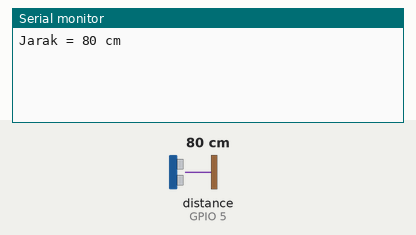
Bench run of a program on a simulated ESP8266 (Wemos D1 mini). Parts: the last lines printed to the serial monitor. Wiring (inferred from the names in the program): ultrasonic range finder: trigger GPIO 16; echo GPIO 5. The test bench sets the inputs (shaded band); at power-on: distance to the obstacle (sensor on GPIO 5) 80 cm. The echo pulse lasts 58.3 µs per cm.

Above: at 1.8 s.
1.9 s: distance to the obstacle (sensor on GPIO 5) set to 97 cm
At 2.8 s:
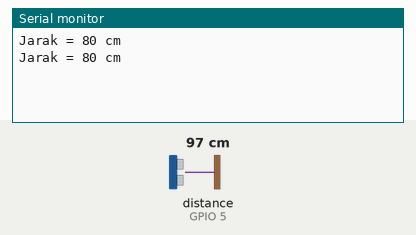
3.4 s: distance to the obstacle (sensor on GPIO 5) set to 105 cm
At 5.8 s:
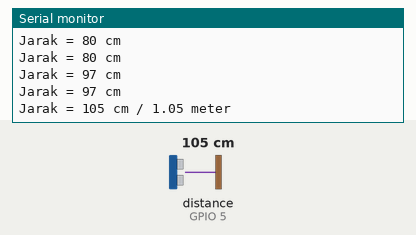

The program:

main.cpp
```cpp
#include <Arduino.h>

const int TRIGPIN = 16; //? PIN D0 pada Wemos D1 R2
const int ECHOPIN = 5; //? PIN D1 pada Wemos D1 R2
long timer;
int jarak;

void setup()
{
  Serial.begin(115200);
  pinMode(ECHOPIN, INPUT);
  pinMode(TRIGPIN, OUTPUT);
}

void loop()
{
  digitalWrite(TRIGPIN, LOW);
  delayMicroseconds(2);
  digitalWrite(TRIGPIN, HIGH);
  delayMicroseconds(10);
  digitalWrite(TRIGPIN, LOW);

  timer = pulseIn(ECHOPIN, HIGH);
  jarak = timer / 58;  //? Menghitung jarak dalam cm
  delay(1000);

  if (jarak >= 100) {
    //? Jika jarak mencapai 1 meter atau lebih
    float jarakMeter = jarak / 100.0;  //! Konversi ke meter
    Serial.print("Jarak = ");
    Serial.print(jarak);
    Serial.print(" cm / ");
    Serial.print(jarakMeter, 2);  //! Tampilkan 2 angka di belakang koma
    Serial.println(" meter");
  } else {
    //? Jika jarak kurang dari 1 meter
    Serial.print("Jarak = ");
    Serial.print(jarak);
    Serial.println(" cm");
  }
}
```

Measured:
- the behaviour switches between 99 and 100 cm on distance to the obstacle (sensor on GPIO 5) (found by bisection; images 1 and 2)
- after the input at 3.4 s, the serial monitor: prints a new line after 1.6 s (image 2)
